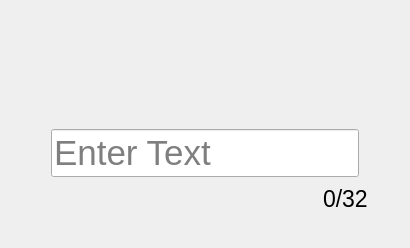
        <widget class="QWidget" name="lineOSK">
         <property name="minimumSize">
          <size>
           <width>0</width>
           <height>100</height>
          </size>
         </property>
         <layout class="QVBoxLayout" name="lineOSKVerticalLayout">
          <property name="spacing">
           <number>0</number>
          </property>
          <property name="leftMargin">
           <number>0</number>
          </property>
          <property name="topMargin">
           <number>0</number>
          </property>
          <property name="rightMargin">
           <number>0</number>
          </property>
          <property name="bottomMargin">
           <number>0</number>
          </property>
          <item>
           <layout class="QGridLayout" name="gridLineOSK" rowstretch="40,50,23,48,65,94" columnstretch="130,1020,130">
            <property name="topMargin">
             <number>0</number>
            </property>
            <property name="spacing">
             <number>0</number>
            </property>
            <item row="4" column="2">
             <spacer name="horizontalSpacer_3">
              <property name="orientation">
               <enum>Qt::Horizontal</enum>
              </property>
              <property name="sizeHint" stdset="0">
               <size>
                <width>40</width>
                <height>20</height>
               </size>
              </property>
             </spacer>
            </item>
            <item row="4" column="0">
             <spacer name="horizontalSpacer_4">
              <property name="orientation">
               <enum>Qt::Horizontal</enum>
              </property>
              <property name="sizeHint" stdset="0">
               <size>
                <width>40</width>
                <height>20</height>
               </size>
              </property>
             </spacer>
            </item>
            <item row="5" column="1">
             <widget class="QWidget" name="charactersOSK" native="true">
              <layout class="QVBoxLayout" name="verticalLayout_5">
               <property name="spacing">
                <number>0</number>
               </property>
               <property name="leftMargin">
                <number>0</number>
               </property>
               <property name="topMargin">
                <number>0</number>
               </property>
               <property name="rightMargin">
                <number>0</number>
               </property>
               <property name="bottomMargin">
                <number>0</number>
               </property>
               <item alignment="Qt::AlignRight|Qt::AlignTop">
                <widget class="QLabel" name="label_characters">
                 <property name="font">
                  <font>
                   <pointsize>17</pointsize>
                  </font>
                 </property>
                 <property name="text">
                  <string notr="true">0/32</string>
                 </property>
                 <property name="alignment">
                  <set>Qt::AlignLeading|Qt::AlignLeft|Qt::AlignVCenter</set>
                 </property>
                </widget>
               </item>
              </layout>
             </widget>
            </item>
            <item row="3" column="1">
             <spacer name="verticalSpacer_2">
              <property name="orientation">
               <enum>Qt::Vertical</enum>
              </property>
              <property name="sizeHint" stdset="0">
               <size>
                <width>20</width>
                <height>40</height>
               </size>
              </property>
             </spacer>
            </item>
            <item row="5" column="0">
             <spacer name="verticalSpacer_3">
              <property name="orientation">
               <enum>Qt::Vertical</enum>
              </property>
              <property name="sizeHint" stdset="0">
               <size>
                <width>20</width>
                <height>40</height>
               </size>
              </property>
             </spacer>
            </item>
            <item row="4" column="1">
             <widget class="QWidget" name="inputOSK" native="true">
              <layout class="QVBoxLayout" name="verticalLayout_3">
               <item>
                <widget class="QLineEdit" name="line_edit_osk">
                 <property name="font">
                  <font>
                   <pointsize>26</pointsize>
                   <weight>50</weight>
                   <bold>false</bold>
                  </font>
                 </property>
                 <property name="focusPolicy">
                  <enum>Qt::StrongFocus</enum>
                 </property>
                 <property name="text">
                  <string/>
                 </property>
                 <property name="maxLength">
                  <number>32</number>
                 </property>
                 <property name="placeholderText">
                  <string>Enter Text</string>
                 </property>
                </widget>
               </item>
              </layout>
             </widget>
            </item>
            <item row="0" column="1">
             <spacer name="verticalSpacer_4">
              <property name="orientation">
               <enum>Qt::Vertical</enum>
              </property>
              <property name="sizeHint" stdset="0">
               <size>
                <width>20</width>
                <height>40</height>
               </size>
              </property>
             </spacer>
            </item>
            <item row="1" column="0" colspan="3">
             <widget class="QWidget" name="headerOSK" native="true">
              <layout class="QHBoxLayout" name="horizontalLayout_4" stretch="130,1020,130">
               <property name="spacing">
                <number>0</number>
               </property>
               <property name="leftMargin">
                <number>0</number>
               </property>
               <property name="topMargin">
                <number>0</number>
               </property>
               <property name="rightMargin">
                <number>0</number>
               </property>
               <property name="bottomMargin">
                <number>0</number>
               </property>
               <item>
                <spacer name="horizontalSpacer_18">
                 <property name="orientation">
                  <enum>Qt::Horizontal</enum>
                 </property>
                 <property name="sizeHint" stdset="0">
                  <size>
                   <width>127</width>
                   <height>20</height>
                  </size>
                 </property>
                </spacer>
               </item>
               <item>
                <widget class="QLabel" name="label_header">
                 <property name="font">
                  <font>
                   <pointsize>23</pointsize>
                  </font>
                 </property>
                 <property name="text">
                  <string/>
                 </property>
                </widget>
               </item>
               <item>
                <spacer name="horizontalSpacer_19">
                 <property name="orientation">
                  <enum>Qt::Horizontal</enum>
                 </property>
                 <property name="sizeHint" stdset="0">
                  <size>
                   <width>127</width>
                   <height>20</height>
                  </size>
                 </property>
                </spacer>
               </item>
              </layout>
             </widget>
            </item>
            <item row="2" column="0" colspan="3">
             <widget class="QWidget" name="subOSK" native="true">
              <layout class="QHBoxLayout" name="horizontalLayout_3" stretch="130,1020,130">
               <property name="spacing">
                <number>0</number>
               </property>
               <property name="leftMargin">
                <number>0</number>
               </property>
               <property name="topMargin">
                <number>0</number>
               </property>
               <property name="rightMargin">
                <number>0</number>
               </property>
               <property name="bottomMargin">
                <number>0</number>
               </property>
               <item>
                <spacer name="horizontalSpacer_16">
                 <property name="orientation">
                  <enum>Qt::Horizontal</enum>
                 </property>
                 <property name="sizeHint" stdset="0">
                  <size>
                   <width>127</width>
                   <height>20</height>
                  </size>
                 </property>
                </spacer>
               </item>
               <item>
                <widget class="QLabel" name="label_sub">
                 <property name="font">
                  <font>
                   <pointsize>17</pointsize>
                  </font>
                 </property>
                 <property name="text">
                  <string/>
                 </property>
                </widget>
               </item>
               <item>
                <spacer name="horizontalSpacer_17">
                 <property name="orientation">
                  <enum>Qt::Horizontal</enum>
                 </property>
                 <property name="sizeHint" stdset="0">
                  <size>
                   <width>127</width>
                   <height>20</height>
                  </size>
                 </property>
                </spacer>
               </item>
              </layout>
             </widget>
            </item>
           </layout>
          </item>
         </layout>
        </widget>
